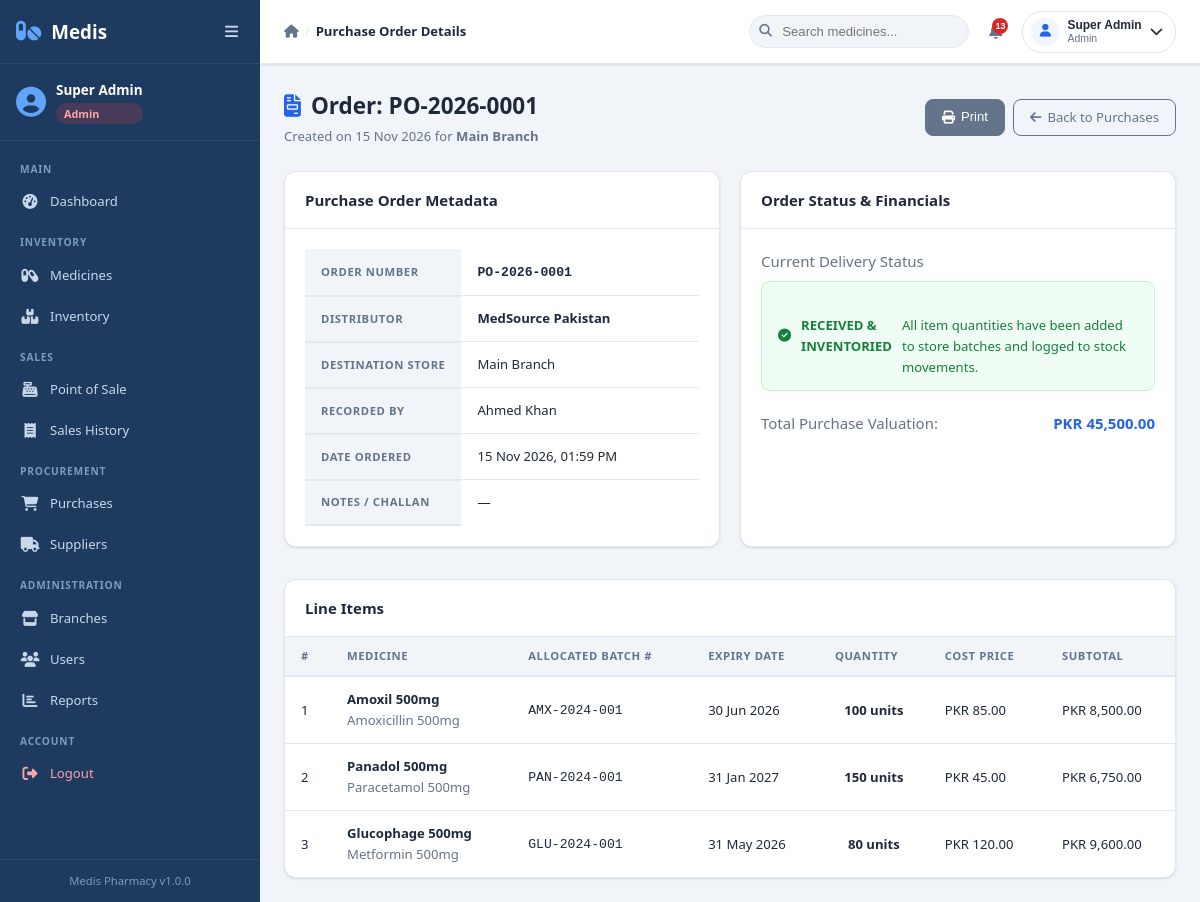
Screenshot of /modules/purchases/view.php?id=1 (signed in) with the database file from the repository.
### tables this page shows
CREATE TABLE purchases (
  id INT AUTO_INCREMENT PRIMARY KEY,
  supplier_id INT,
  branch_id INT NOT NULL,
  user_id INT,
  invoice_number VARCHAR(50) UNIQUE NOT NULL,
  total_amount DECIMAL(12,2) DEFAULT 0,
  status ENUM('pending','received','cancelled') DEFAULT 'pending',
  notes TEXT,
  created_at TIMESTAMP DEFAULT CURRENT_TIMESTAMP,
  updated_at TIMESTAMP DEFAULT CURRENT_TIMESTAMP ON UPDATE CURRENT_TIMESTAMP,
  FOREIGN KEY (supplier_id) REFERENCES suppliers(id) ON DELETE SET NULL,
  FOREIGN KEY (branch_id) REFERENCES branches(id) ON DELETE CASCADE,
  FOREIGN KEY (user_id) REFERENCES users(id) ON DELETE SET NULL
);

CREATE TABLE branches (
  id INT AUTO_INCREMENT PRIMARY KEY,
  name VARCHAR(100) NOT NULL,
  address TEXT,
  phone VARCHAR(20),
  manager_id INT NULL,
  status ENUM('active','inactive') DEFAULT 'active',
  created_at TIMESTAMP DEFAULT CURRENT_TIMESTAMP,
  updated_at TIMESTAMP DEFAULT CURRENT_TIMESTAMP ON UPDATE CURRENT_TIMESTAMP
);

CREATE TABLE suppliers (
  id INT AUTO_INCREMENT PRIMARY KEY,
  name VARCHAR(150) NOT NULL,
  contact_person VARCHAR(100),
  phone VARCHAR(20),
  email VARCHAR(100),
  address TEXT,
  company VARCHAR(150),
  status ENUM('active','inactive') DEFAULT 'active',
  created_at TIMESTAMP DEFAULT CURRENT_TIMESTAMP,
  updated_at TIMESTAMP DEFAULT CURRENT_TIMESTAMP ON UPDATE CURRENT_TIMESTAMP
);

CREATE TABLE users (
  id INT AUTO_INCREMENT PRIMARY KEY,
  name VARCHAR(100) NOT NULL,
  email VARCHAR(100) UNIQUE NOT NULL,
  password VARCHAR(255) NOT NULL,
  role ENUM('admin','manager','cashier') NOT NULL,
  branch_id INT NULL,
  status ENUM('active','inactive') DEFAULT 'active',
  created_at TIMESTAMP DEFAULT CURRENT_TIMESTAMP,
  updated_at TIMESTAMP DEFAULT CURRENT_TIMESTAMP ON UPDATE CURRENT_TIMESTAMP,
  FOREIGN KEY (branch_id) REFERENCES branches(id) ON DELETE SET NULL
);

CREATE TABLE purchase_items (
  id INT AUTO_INCREMENT PRIMARY KEY,
  purchase_id INT NOT NULL,
  medicine_id INT NOT NULL,
  batch_number VARCHAR(50),
  quantity INT DEFAULT 0,
  purchase_price DECIMAL(10,2) DEFAULT 0,
  expiry_date DATE,
  created_at TIMESTAMP DEFAULT CURRENT_TIMESTAMP,
  FOREIGN KEY (purchase_id) REFERENCES purchases(id) ON DELETE CASCADE,
  FOREIGN KEY (medicine_id) REFERENCES medicines(id) ON DELETE CASCADE
);

CREATE TABLE medicines (
  id INT AUTO_INCREMENT PRIMARY KEY,
  name VARCHAR(150) NOT NULL,
  generic_name VARCHAR(150),
  category_id INT,
  manufacturer VARCHAR(150),
  barcode VARCHAR(50) UNIQUE,
  description TEXT,
  purchase_price DECIMAL(10,2) DEFAULT 0,
  selling_price DECIMAL(10,2) DEFAULT 0,
  min_stock_level INT DEFAULT 10,
  units_per_pack INT DEFAULT 1,
  status ENUM('active','inactive') DEFAULT 'active',
  created_at TIMESTAMP DEFAULT CURRENT_TIMESTAMP,
  updated_at TIMESTAMP DEFAULT CURRENT_TIMESTAMP ON UPDATE CURRENT_TIMESTAMP,
  FOREIGN KEY (category_id) REFERENCES categories(id) ON DELETE SET NULL,
  INDEX idx_barcode (barcode),
  INDEX idx_name (name)
);

### includes/functions.php (called while the page is built, shortened)
<?php
function formatCurrency($amount): string {
    return 'PKR ' . number_format((float)($amount ?? 0), 2);
}
function formatDate(?string $date, string $format = 'd M Y'): string {
    return ($date && $date !== '0000-00-00') ? date($format, strtotime($date)) : '—';
}
function formatDateTime(?string $dt): string {
    return ($dt && $dt !== '0000-00-00 00:00:00') ? date('d M Y, h:i A', strtotime($dt)) : '—';
}
function e($str): string {
    return htmlspecialchars((string)($str ?? ''), ENT_QUOTES, 'UTF-8');
}

### modules/purchases/view.php (the view, shortened to what this page needs)
<?php
require_once __DIR__ . '/../../includes/functions.php';
$db = getDB();
$id = (int)($_GET['id'] ?? 0);
$stmt = $db->prepare("
    SELECT p.*, s.name AS supplier_name, s.phone AS supplier_phone, s.company AS supplier_company,
           br.name AS branch_name, br.phone AS branch_phone, br.address AS branch_address,
           u.name AS user_name
    FROM purchases p
    LEFT JOIN suppliers s ON s.id = p.supplier_id
    JOIN branches br ON br.id = p.branch_id
    LEFT JOIN users u ON u.id = p.user_id
    WHERE p.id = ?
");
$stmt->execute([$id]);
$purchase = $stmt->fetch();
$itemStmt = $db->prepare("
    SELECT pi.*, m.name AS medicine_name, m.generic_name
    FROM purchase_items pi
    JOIN medicines m ON m.id = pi.medicine_id
    WHERE pi.purchase_id = ?
    ORDER BY pi.id ASC
");
$itemStmt->execute([$id]);
$items = $itemStmt->fetchAll();
require_once __DIR__ . '/../../includes/header.php';
?>
<div class="page-header">
    <div>
        <h2 class="page-title"><i class="fas fa-file-invoice text-primary"></i> Order: <?= e($purchase['invoice_number']) ?></h2>
        <p class="page-subtitle">Created on <?= formatDate($purchase['created_at']) ?> for <strong><?= e($purchase['branch_name']) ?></strong></p>
    </div>
    <div class="page-actions d-flex gap-2">
        <button type="button" class="btn btn-secondary" onclick="window.print()">
            <i class="fas fa-print"></i> Print
        </button>
        <a href="<?= BASE_URL ?>/modules/purchases/index.php" class="btn btn-outline-secondary">
            <i class="fas fa-arrow-left"></i> Back to Purchases
        </a>
    </div>
</div>
<div class="row mb-4">
    <div class="col-md-6 mb-3">
        <div class="card shadow-sm h-100">
            <div class="card-header"><h5 class="card-title m-0">Purchase Order Metadata</h5></div>
            <div class="card-body">
                <table class="table table-borderless mb-0">
                    <tr><th class="text-muted" style="width: 35%;">Order Number</th><td><strong><code><?= e($purchase['invoice_number']) ?></code></strong></td></tr>
                    <tr><th class="text-muted">Distributor</th><td><strong><?= e($purchase['supplier_name'] ?? 'Direct Supplier') ?></strong></td></tr>
                    <tr><th class="text-muted">Destination Store</th><td><?= e($purchase['branch_name']) ?></td></tr>
                    <tr><th class="text-muted">Recorded By</th><td><?= e($purchase['user_name'] ?? 'Staff') ?></td></tr>
                    <tr><th class="text-muted">Date Ordered</th><td><?= formatDateTime($purchase['created_at']) ?></td></tr>
                    <tr><th class="text-muted">Notes / Challan</th><td><?= e($purchase['notes'] ?? '—') ?></td></tr>
                </table>
            </div>
        </div>
    </div>
    <div class="col-md-6 mb-3">
        <div class="card shadow-sm h-100">
            <div class="card-header"><h5 class="card-title m-0">Order Status & Financials</h5></div>
            <div class="card-body">
                <div class="mb-4">
                    <span class="text-muted d-block small text-uppercase fw-bold">Current Delivery Status</span>
                    <?php if ($purchase['status'] === 'received'): ?>
                        <div class="alert alert-success mt-2 mb-0">
                            <i class="fas fa-check-circle"></i> <strong>RECEIVED & INVENTORIED</strong><br>
                            All item quantities have been added to store batches and logged to stock movements.
                        </div>
                    <?php else: ?>
                        <div class="alert alert-danger mt-2 mb-0">
                            <i class="fas fa-ban"></i> <strong>ORDER CANCELLED</strong>
                        </div>
                    <?php endif; ?>
                </div>
                <div class="d-flex justify-content-between align-items-center pt-3 border-top">
                    <span class="fs-6 text-muted">Total Purchase Valuation:</span>
                    <strong class="text-primary fs-4"><?= formatCurrency((float)$purchase['total_amount']) ?></strong>
                </div>
            </div>
        </div>
    </div>
</div>
<div class="card shadow-sm">
    <div class="card-header"><h5 class="card-title m-0">Line Items</h5></div>
    <div class="card-body p-0">
        <div class="table-responsive">
            <table class="table table-hover align-middle mb-0">
                <thead class="table-light">
                    <tr>
                        <th>#</th>
                        <th>Medicine</th>
                        <th>Allocated Batch #</th>
                        <th>Expiry Date</th>
                        <th class="text-center">Quantity</th>
                        <th class="text-end">Cost Price</th>
                        <th class="text-end">Subtotal</th>
                    </tr>
                </thead>
                <tbody>
                    <?php foreach ($items as $idx => $it): ?>
                        <tr>
                            <td><?= $idx + 1 ?></td>
                            <td>
                                <strong><?= e($it['medicine_name']) ?></strong>
                                <div class="text-muted small"><?= e($it['generic_name'] ?? '') ?></div>
                            </td>
                            <td><code><?= e($it['batch_number'] ?? '—') ?></code></td>
                            <td><?= formatDate($it['expiry_date']) ?></td>
                            <td class="text-center"><strong><?= $it['quantity'] ?> units</strong></td>
                            <td class="text-end"><?= formatCurrency((float)$it['purchase_price']) ?></td>
                            <td class="text-end fw-bold"><?= formatCurrency((float)($it['quantity'] * $it['purchase_price'])) ?></td>
                        </tr>
                    <?php endforeach; ?>
                </tbody>
            </table>
        </div>
    </div>
</div>
<?php require_once __DIR__ . '/../../includes/footer.php'; ?>

### assets/css/style.css (style rules this page uses)
:root { --sidebar-width: 260px; --sidebar-collapsed-width: 68px; --sidebar-bg: #1e3a5f; --sidebar-hover: #163152; --sidebar-active: #2a5490; --sidebar-text: #c8d8ea; --sidebar-text-muted: #7a9cbf; --sidebar-border: rgba(255,255,255,0.08); --primary: #2563eb; --primary-dark: #1d4ed8; --primary-light: #eff6ff; --secondary: #64748b; --success: #16a34a; --success-light: #f0fdf4; --danger: #dc2626; --danger-light: #fef2f2; --warning: #d97706; --warning-light: #fffbeb; --info: #0891b2; --info-light: #ecfeff; --bg: #f1f5f9; --card-bg: #ffffff; --text: #1e293b; --text-muted: #64748b; --border: #e2e8f0; --shadow: 0 1px 3px rgba(0,0,0,.08), 0 1px 2px rgba(0,0,0,.05); --shadow-md: 0 4px 6px -1px rgba(0,0,0,.07), 0 2px 4px -1px rgba(0,0,0,.05); --shadow-lg: 0 10px 15px -3px rgba(0,0,0,.08), 0 4px 6px -2px rgba(0,0,0,.04); --radius: 8px; --radius-lg: 12px; --topbar-height: 64px; --transition: .2s ease; }
*, *::before, *::after { box-sizing: border-box; margin: 0; padding: 0; }
html { font-size: 15px; scroll-behavior: smooth; }
body { font-family: 'Segoe UI', system-ui, -apple-system, sans-serif; background: var(--bg); color: var(--text); line-height: 1.6; overflow-x: hidden; }
a { color: var(--primary); text-decoration: none; }
.text-muted { color: var(--text-muted) !important; }
.page-header { display: flex; align-items: center; justify-content: space-between; margin-bottom: 24px; flex-wrap: wrap; gap: 12px; }
.page-title { font-size: 1.5rem; font-weight: 700; color: var(--text); display: flex; align-items: center; gap: 10px; }
.page-title i { color: var(--primary); }
.page-subtitle { font-size: 0.875rem; color: var(--text-muted); margin-top: 2px; }
.page-actions { display: flex; gap: 8px; flex-wrap: wrap; }
.alert { display: flex; align-items: center; gap: 10px; padding: 12px 16px; border-radius: var(--radius); margin-bottom: 16px; font-size: 0.875rem; position: relative; }
.alert-success { background: var(--success-light); color: #15803d; border: 1px solid #bbf7d0; }
.card { background: var(--card-bg); border: 1px solid var(--border); border-radius: var(--radius-lg); box-shadow: var(--shadow); overflow: hidden; }
.card-header { display: flex; align-items: center; justify-content: space-between; padding: 16px 20px; border-bottom: 1px solid var(--border); gap: 12px; }
.card-title { font-size: 1rem; font-weight: 600; color: var(--text); display: flex; align-items: center; gap: 8px; }
.card-body { padding: 20px; }
.table-responsive { overflow-x: auto; }
.table { width: 100%; border-collapse: collapse; font-size: 0.875rem; }
.table th { background: var(--bg); color: var(--text-muted); font-weight: 600; font-size: 0.75rem; text-transform: uppercase; letter-spacing: 0.05em; padding: 10px 16px; border-bottom: 2px solid var(--border); white-space: nowrap; text-align: left; }
.table td { padding: 12px 16px; border-bottom: 1px solid var(--border); color: var(--text); vertical-align: middle; }
.table tbody tr:last-child td { border-bottom: none; }
.btn { display: inline-flex; align-items: center; gap: 6px; padding: 8px 16px; border-radius: var(--radius); font-size: 0.875rem; font-weight: 500; border: 1px solid transparent; cursor: pointer; transition: all var(--transition); text-decoration: none; white-space: nowrap; line-height: 1.4; }
.btn-secondary { background: var(--secondary); color: #fff; border-color: var(--secondary); }
.btn-outline-secondary { background: transparent; color: var(--secondary); border-color: var(--border); }
.d-flex { display: flex; }
.text-center { text-align: center; }
.text-primary { color: var(--primary); }
.text-muted { color: var(--text-muted); }
.row { display: flex; flex-wrap: wrap; margin-right: -10px; margin-left: -10px; }
.col-md-6 { flex: 0 0 50%; max-width: 50%; padding: 0 10px; }
.d-flex { display: flex !important; }
.align-items-center { align-items: center !important; }
.justify-content-between { justify-content: space-between !important; }
.gap-2 { gap: 8px !important; }
.m-0 { margin: 0 !important; }
.mb-0 { margin-bottom: 0 !important; }
.mb-3 { margin-bottom: 12px !important; }
.mb-4 { margin-bottom: 20px !important; }
.mt-2 { margin-top: 8px !important; }
.p-0 { padding: 0 !important; }
.h-100 { height: 100% !important; }
.shadow-sm { box-shadow: var(--shadow) !important; }
.text-primary { color: #2563eb !important; }
.btn-outline-secondary { border: 1px solid var(--secondary); color: var(--secondary); background: transparent; }

### rows the page displays
purchases: invoice_number "PO-2026-0001", created_at "15 Nov 2026", branch.name "Main Branch", supplier.name "MedSource Pakistan", user.name "Ahmed Khan", created_at "15 Nov 2026, 01:59 PM", notes "—", total_amount "PKR 45,500.00"
purchase_items: medicine.name "Amoxil 500mg", medicine.generic_name "Amoxicillin 500mg", batch_number "AMX-2024-001", expiry_date "30 Jun 2026", quantity "100", purchase_price "PKR 85.00", formatCurrency((float)($it['quantity'] * $it['purchase_price'])) "PKR 8,500.00"
purchase_items: medicine.name "Panadol 500mg", medicine.generic_name "Paracetamol 500mg", batch_number "PAN-2024-001", expiry_date "31 Jan 2027", quantity "150", purchase_price "PKR 45.00", formatCurrency((float)($it['quantity'] * $it['purchase_price'])) "PKR 6,750.00"
purchase_items: medicine.name "Glucophage 500mg", medicine.generic_name "Metformin 500mg", batch_number "GLU-2024-001", expiry_date "31 May 2026", quantity "80", purchase_price "PKR 120.00", formatCurrency((float)($it['quantity'] * $it['purchase_price'])) "PKR 9,600.00"

### other values shown
$currentUser['name'] "Super Admin"
$currentUser['role'] "Admin"
APP_NAME "Medis Pharmacy"
APP_VERSION "1.0.0"
$pageTitle "Purchase Order Details"
$totalAlerts "13"
